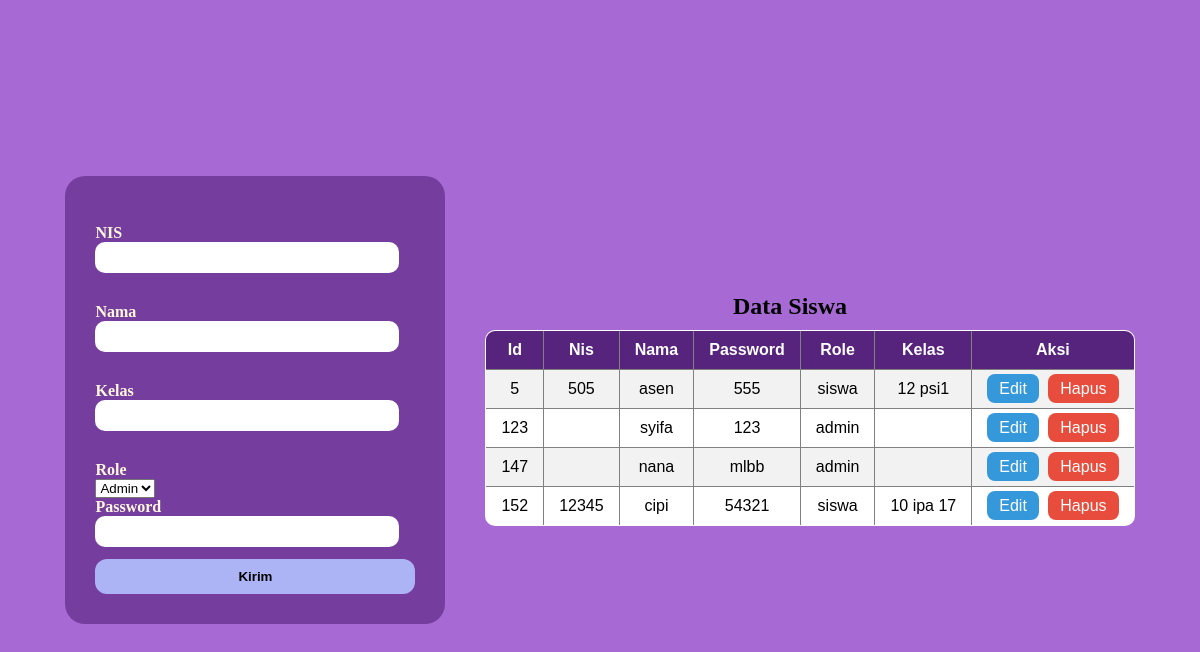
Page /datasiswa.php on the committed database.
### tables this page shows
CREATE TABLE `user` (
  `id` int(11) NOT NULL,
  `username` varchar(50) NOT NULL,
  `password` varchar(200) NOT NULL,
  `role` enum('siswa','admin') NOT NULL DEFAULT 'siswa',
  `nis` varchar(50) DEFAULT NULL,
  `kelas` varchar(50) DEFAULT NULL
);

### tampil.php (the view, shortened to what this page needs)
<?php
include 'koneksi.php';
$hasil = mysqli_query($koneksi, "SELECT * FROM user");
?>
<!DOCTYPE html>
<html lang="en">
<head>
</head>
<body>
    <center>
        <h2>Data Siswa</h2>
        <table border="1" cellpadding="8" cellspacing="0">
            <tr>
                <th>Id</th>
                <th>Nis</th>
                <th>Nama</th>
                <th>Password</th>
                <th>Role</th>
                <th>Kelas</th>
                <th>Aksi</th>
            <?php while ($row = mysqli_fetch_assoc($hasil)) { ?>
<tr>
<td><?= $row['id'] ?></td>
<td><?= $row['nis'] ?></td>
<td><?= $row['username'] ?></td>
<td><?= $row['password'] ?></td>
<td><?= $row['role'] ?></td>
<td><?= $row['kelas'] ?></td>
<td>
<a href="edit.php?nis=<?= $row['nis']; ?>" class="edit">Edit</a>
<a href="hapus.php?nis=<?= $row['nis']; ?>" class="hapus"
onclick="return confirm('Yakin hapus data ini?')">Hapus</a>
</td>
</tr>
<?php } ?>
        </table>
    </center>
</body>
</html>

### datasiswa.php (style rules this page uses)
body { background-color: rgb(167, 106, 212); display: flex; justify-content: center; align-items: center; height: 100vh; margin: 0; }
table { border-collapse: collapse; margin-left: 40px; min-width: 500px; background-color: white; border-radius: 10px; overflow: hidden; font-family: Arial, sans-serif; }
th { background-color: rgb(86, 35, 125); color: white; padding: 10px 15px; text-align: center; }
td { padding: 10px 15px; text-align: center; }
tr:nth-child(even) { background-color: #f2f2f2; }
h2 { text-align: center; margin-bottom: 10px; }

### tampil.php (style rules this page uses)
.edit { background:#3498db; color:white; padding:6px 12px; border-radius:8px; text-decoration:none; margin-right:5px; }
.hapus { background:#e74c3c; color:white; padding:6px 12px; border-radius:8px; text-decoration:none; }

### rows in the picture
user: id "5", nis "505", username "asen", password "555", role "siswa", kelas "12 psi1"
user: id "123", username "syifa", password "123", role "admin"
user: id "147", username "nana", password "mlbb", role "admin"
user: id "152", nis "12345", username "cipi", password "54321", role "siswa", kelas "10 ipa 17"
